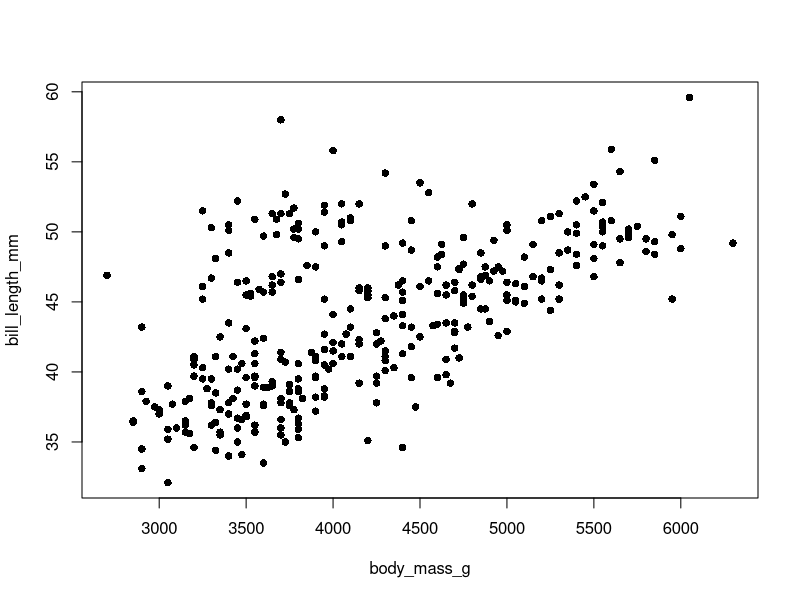
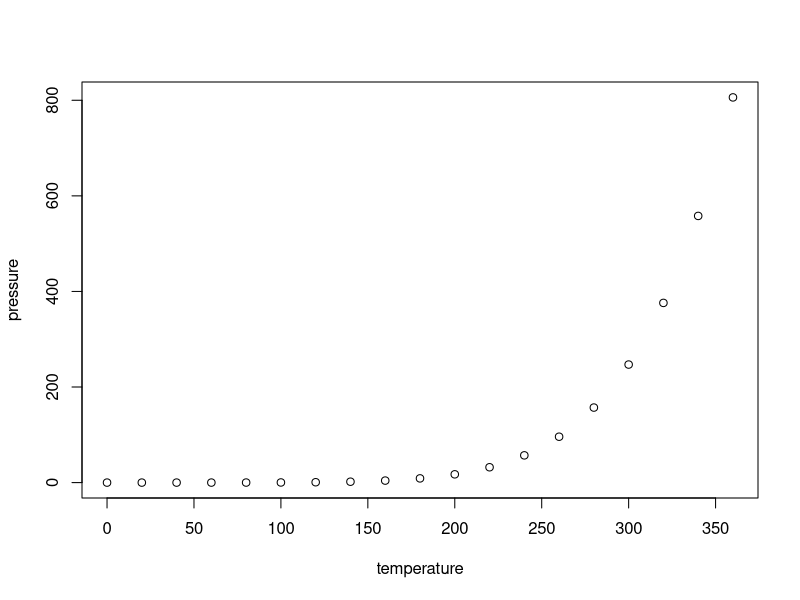

Generate these figures, in order, with R:
## ---- chunk 1
knitr::opts_chunk$set(echo = TRUE)
knitr::opts_chunk$set(warning = FALSE)
knitr::opts_chunk$set(message = FALSE)
options(knitr.duplicate.label = TRUE)
## ---- chunk 2
# Create a vector of numbers:
num_vec  = c(1, 4, 8, 9, 13)

# Create a vector of characters:
char_vec = c("a", "fish", "data is cool")
## ---- chunk 3
# Typing the name of the vector into the console prints the contents
num_vec

# The print() function accomplishes the same task:
print(char_vec)
## ---- chunk 4
#build a dataframe from scratch:
dat_1 = data.frame(
  letters = c("b","w","b"),
  numers_1 = c(34, 6, 123454))
# i can print contents by typing the name of the data frame: 
dat_1
#subset a column by name
dat_1$letters
## ---- chunk 5
# load the penquins package:
require(palmerpenguins)
# using formula notation
# i can use pch argument to change the symbol
plot(
  bill_length_mm ~ body_mass_g, 
  data = penguins,
  pch = 16)

## ---- chunk 6
summary(cars)
## ---- chunk 7
plot(pressure)
